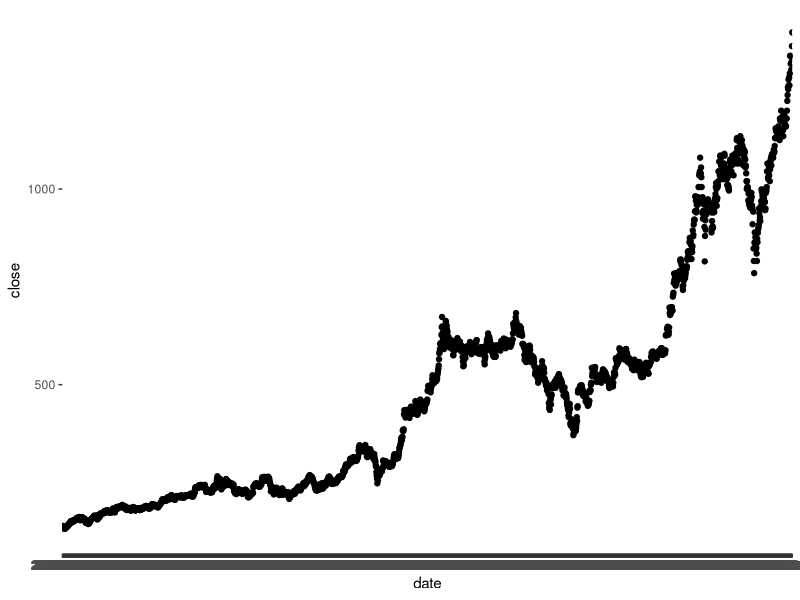

R code for this plot:
library(ggplot2)

tsmc_daily <- read.csv('data/tsmc/tsmc_daily_closing_price.csv')


tsmc_daily |> ggplot() + geom_point(aes(x = date, y= close))


Taiex_daily <- read.csv('data/tsmc/tsmc_daily_closing_price.csv')